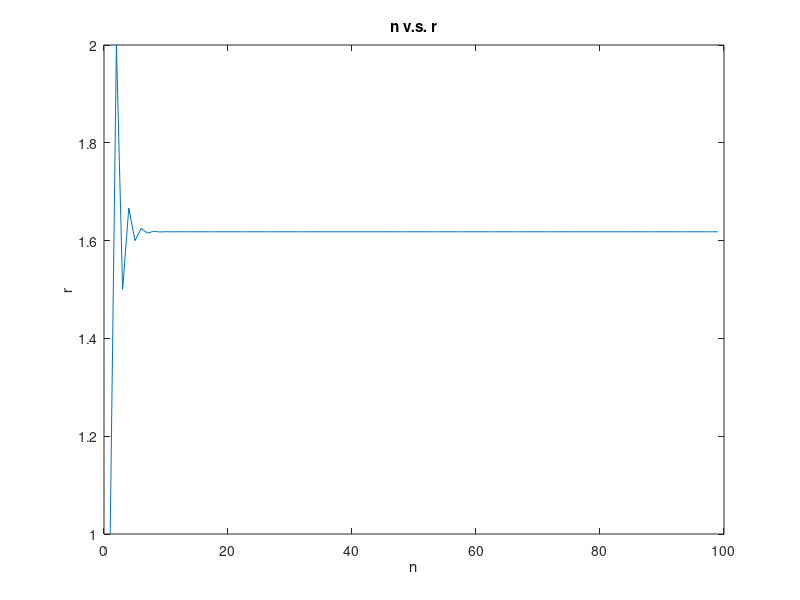

The MATLAB script that drew this image:
x = [1;1];
A = [1,1;1,0];
f = [1,1];
for i=3:100
    x = A * x;
    f(i) = x(1);
end
r = zeros(1,99);
for i=1:99
    r(i)=f(i+1) / f(i);
end
plot(1:99,r)
xlabel("n")
ylabel("r")
title("n v.s. r")